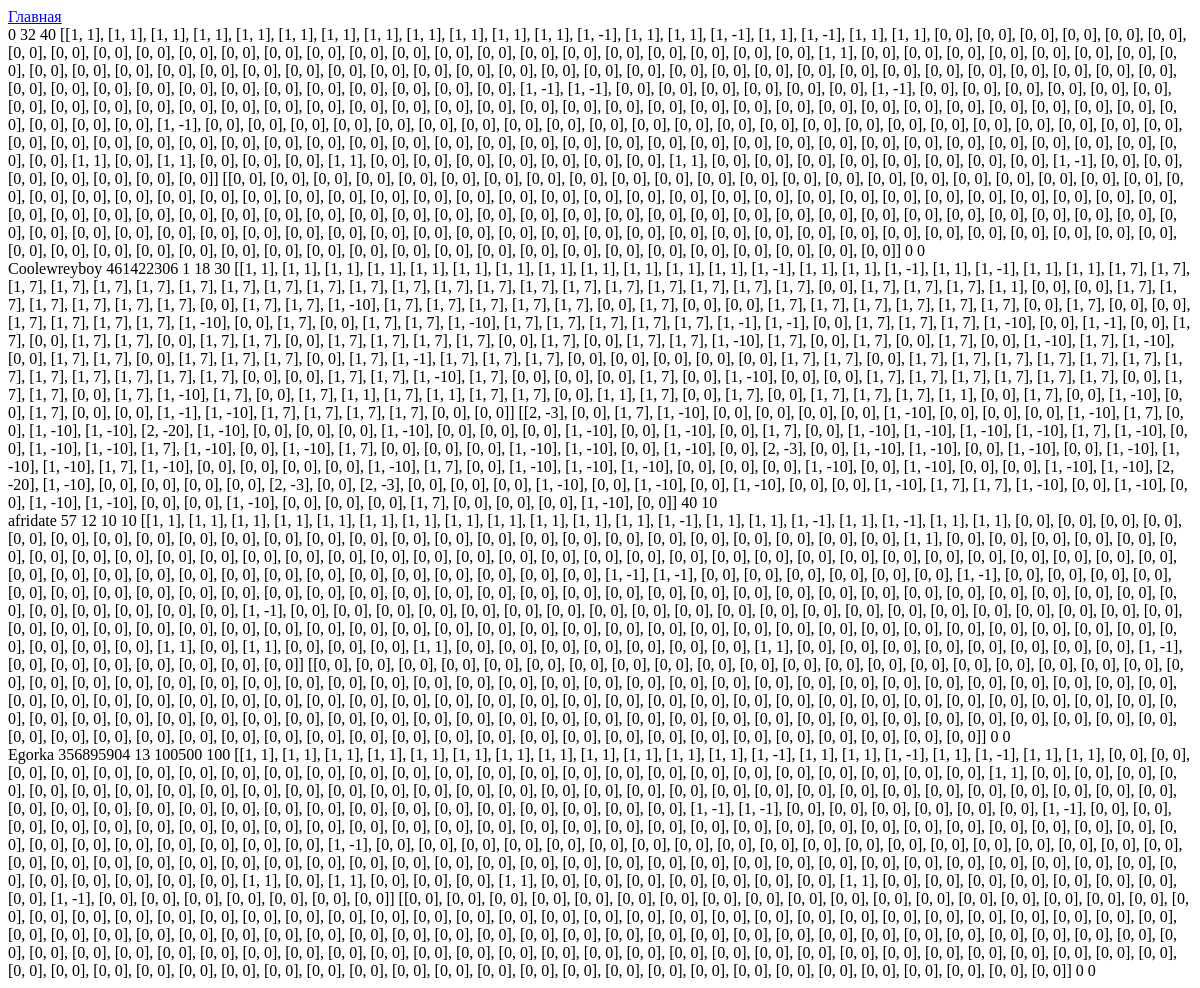
Before: /save with the older database file.
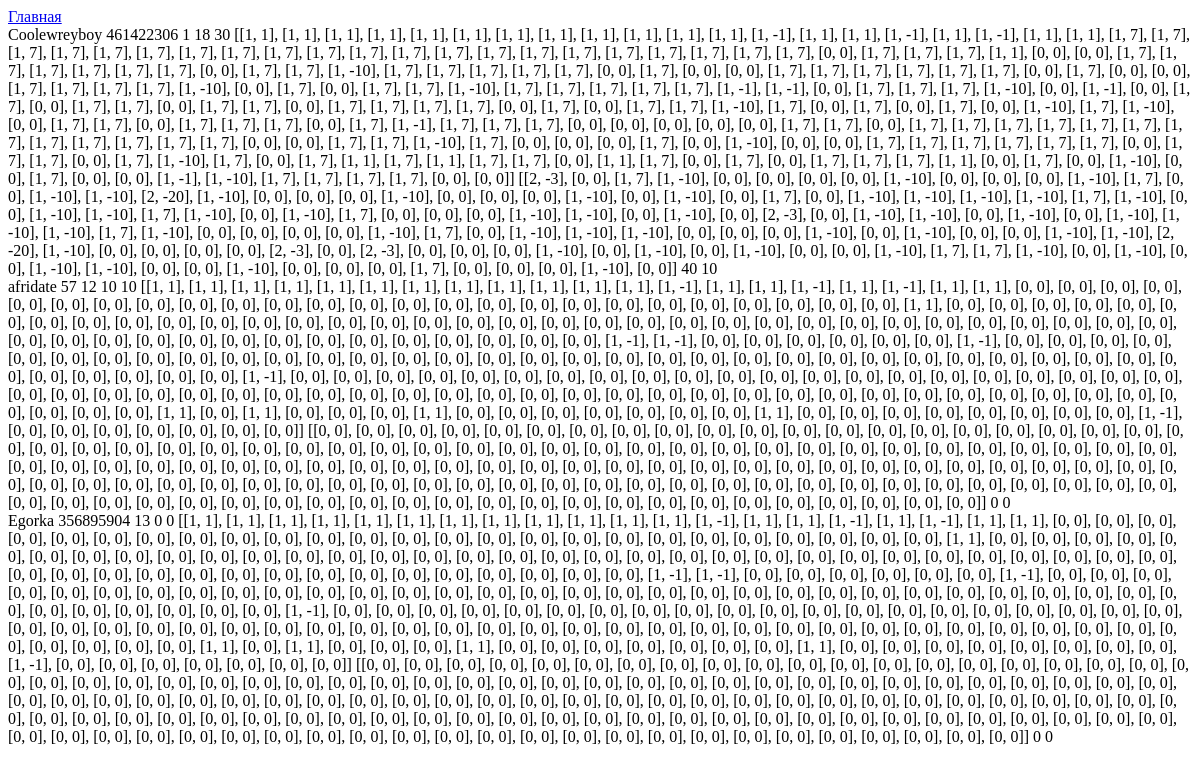
After: the same page with the newer database file.
### tables this page shows
CREATE TABLE "Users" (
	"Username"	TEXT,
	"Password"	INTEGER,
	"ID"	INTEGER,
	"accept_task1"	BLOB,
	"all_task1"	INTEGER,
	"statistika"	TEXT,
	"paron_st"	TEXT,
	"all_task2"	INTEGER,
	"accept_task2"	INTEGER,
	PRIMARY KEY("ID" AUTOINCREMENT)
);

### app.py (the view)
@app.route('/save')
def save():
    conn = connect('data_base.db')
    cursor = conn.cursor()
    result = cursor.execute("""SELECT * FROM Users""").fetchall()
    conn.commit()
    conn.close()
    return render_template('save.html', result=result)

### templates/save.html (shortened to what this page needs)
<!DOCTYPE html>
<html lang="en">
<head>
</head>
<body>
<a href="{{ url_for('home') }}" class="back-link">Главная</a>
<br>
{% for (username, password, id, ac1, al1, stat, parons, al2, ac2) in result %}
        <a>{{username}} {{password}} {{id}} {{ac1}} {{al1}} {{stat}} {{parons}} {{al2}} {{ac2}} </a><br>
{% endfor %}
</body>
</html>

Changed rows visible on the page:
removed Users: ID "0", accept_task1 "32", all_task1 "40", statistika "[[1, 1], [1, 1], [1, 1], [1, 1], [1, 1], [1, 1], [1, 1], [1, 1], [1, 1], [1, 1], [1, 1], [1, 1], [1, -1], [1, 1], [1, 1], [1, -1], [1, 1], [1, -1], [1, 1], [1, 1], [0, 0], [0, 0], [0, 0], [0, 0], [0, 0], [0, 0], [0, 0], [0, 0], [0, 0], [0, 0], [0, 0], [0, 0], [0, 0], [0, 0], [0, 0], [0, 0], [0, 0], [0, 0], [0, 0], [0, 0], [0, 0], [0, 0], [0, 0], [0, 0], [0, 0], [1, 1], [0, 0], [0, 0], [0, 0], [0, 0], [0, 0], [0, 0], [0, 0], [0, 0], [0, 0], [0, 0], [0, 0], [0, 0], [0, 0], [0, 0], [0, 0], [0, 0], [0, 0], [0, 0], [0, 0], [0, 0], [0, 0], [0, 0], [0, 0], [0, 0], [0, 0], [0, 0], [0, 0], [0, 0], [0, 0], [0, 0], [0, 0], [0, 0], [0, 0], [0, 0], [0, 0], [0, 0], [0, 0], [0, 0], [0, 0], [0, 0], [0, 0],…", paron_st "[[0, 0], [0, 0], [0, 0], [0, 0], [0, 0], [0, 0], [0, 0], [0, 0], [0, 0], [0, 0], [0, 0], [0, 0], [0, 0], [0, 0], [0, 0], [0, 0], [0, 0], [0, 0], [0, 0], [0, 0], [0, 0], [0, 0], [0, 0], [0, 0], [0, 0], [0, 0], [0, 0], [0, 0], [0, 0], [0, 0], [0, 0], [0, 0], [0, 0], [0, 0], [0, 0], [0, 0], [0, 0], [0, 0], [0, 0], [0, 0], [0, 0], [0, 0], [0, 0], [0, 0], [0, 0], [0, 0], [0, 0], [0, 0], [0, 0], [0, 0], [0, 0], [0, 0], [0, 0], [0, 0], [0, 0], [0, 0], [0, 0], [0, 0], [0, 0], [0, 0], [0, 0], [0, 0], [0, 0], [0, 0], [0, 0], [0, 0], [0, 0], [0, 0], [0, 0], [0, 0], [0, 0], [0, 0], [0, 0], [0, 0], [0, 0], [0, 0], [0, 0], [0, 0], [0, 0], [0, 0], [0, 0], [0, 0], [0, 0], [0, 0], [0, 0], [0, 0], [0, 0],…", all_task2 "0", accept_task2 "0"
changed Users "Egorka": accept_task1 "100500" → "0"; all_task1 "100" → "0"
